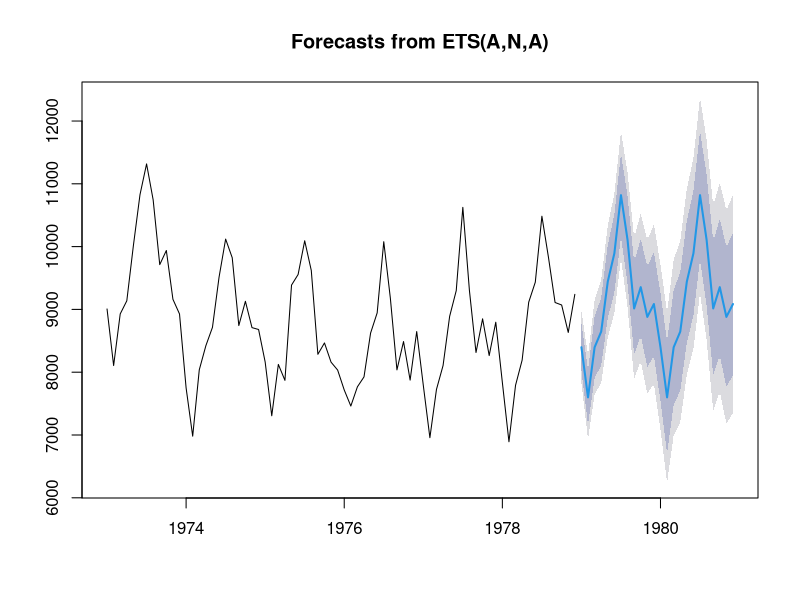

R code for this plot:
library(forecast)


### Name: ets
### Title: Exponential smoothing state space model
### Aliases: ets print.ets summary.ets as.character.ets coef.ets tsdiag.ets
### Keywords: ts

### ** Examples

fit <- ets(USAccDeaths)
plot(forecast(fit))
